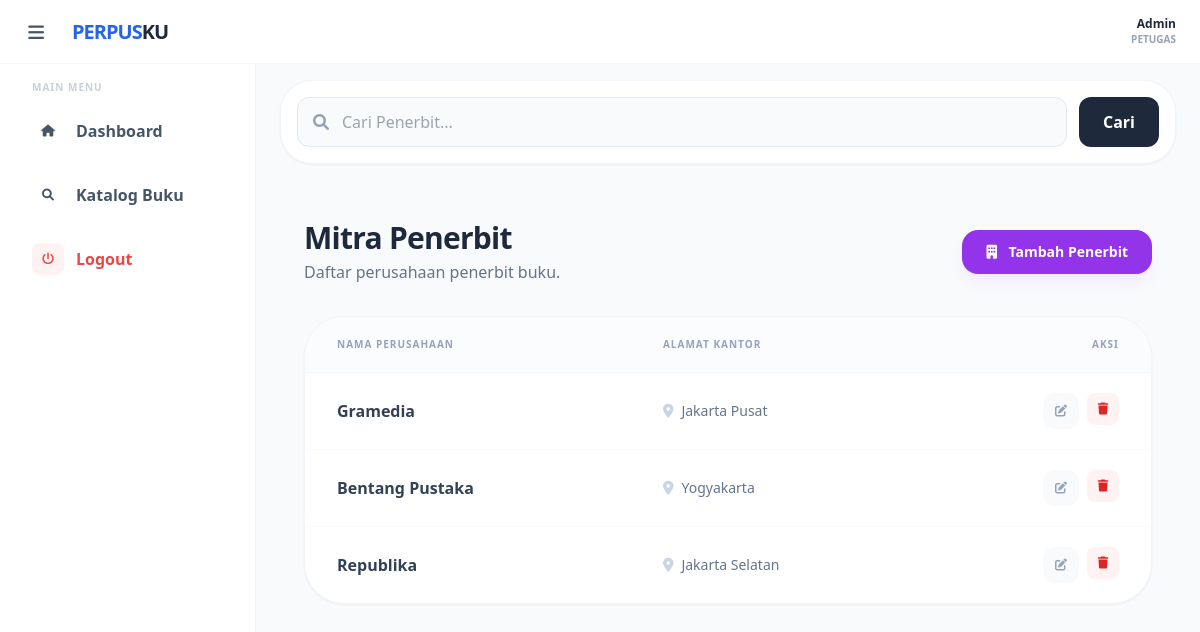
The app's page /pages/penerbit/index.php with its own data.
### tables this page shows
CREATE TABLE `penerbit` (
  `id` int NOT NULL,
  `nama_penerbit` varchar(100) NOT NULL,
  `alamat_penerbit` text
);

### pages/penerbit/index.php (the view, shortened to what this page needs)
<?php
require_once "../../konek.php";
require_once "../../layout/header.php";
require_once "../../layout/sidebar.php";
$search = $_GET['search'] ?? '';
$sql = "SELECT * FROM penerbit WHERE 1=1";
$sql .= " ORDER BY id ASC";
$query = mysqli_query($conn, $sql);
?>
<div class="mb-8 bg-white p-4 rounded-[2rem] border border-slate-100 shadow-sm">
    <form method="GET" class="flex gap-3">
        <div class="relative flex-1">
            <i class="fas fa-search absolute left-4 top-1/2 -translate-y-1/2 text-slate-400"></i>
            <input type="text" name="search" value="<?= $search ?>" placeholder="Cari Penerbit..."
                   class="w-full pl-11 pr-4 py-3 rounded-xl border border-slate-200 bg-slate-50 focus:ring-2 focus:ring-blue-500 outline-none transition-all">
        </div>
        <button type="submit" class="bg-slate-800 text-white px-6 py-3 rounded-xl font-bold">Cari</button>
    </form>
</div>
<div class="p-6">
    <div class="flex justify-between items-center mb-8">
        <div>
            <h2 class="text-3xl font-extrabold text-slate-800 tracking-tight">Mitra Penerbit</h2>
            <p class="text-slate-500 mt-1">Daftar perusahaan penerbit buku.</p>
        </div>
        <a href="tambah.php" class="bg-purple-600 hover:bg-purple-700 text-white font-bold px-6 py-3 rounded-2xl transition-all shadow-lg shadow-purple-100 text-sm">
            <i class="fas fa-building mr-2"></i> Tambah Penerbit
        </a>
    </div>
    <div class="bg-white rounded-[2.5rem] shadow-sm border border-slate-100 overflow-hidden">
        <table class="w-full text-left">
            <thead>
                <tr class="bg-slate-50/50 border-b border-slate-100 text-[10px] font-black text-slate-400 uppercase tracking-widest">
                    <th class="px-8 py-5">Nama Perusahaan</th>
                    <th class="px-8 py-5">Alamat Kantor</th>
                    <th class="px-8 py-5 text-right">Aksi</th>
                </tr>
            </thead>
            <tbody class="divide-y divide-slate-50">
                <?php while($row = mysqli_fetch_assoc($query)) : ?>
                <tr class="hover:bg-slate-50/50 transition-colors">
                    <td class="px-8 py-5 font-bold text-slate-700"><?= $row['nama_penerbit'] ?></td>
                    <td class="px-8 py-5 text-sm text-slate-500">
                        <i class="fas fa-map-marker-alt mr-2 text-slate-300"></i><?= $row['alamat_penerbit'] ?: '-' ?>
                    </td>
                    <td class="px-8 py-5 text-right">
                        <div class="flex justify-end gap-2">
                            <a href="edit.php?id=<?= $row['id'] ?>" class="w-9 h-9 rounded-xl bg-slate-50 text-slate-400 flex items-center justify-center hover:bg-purple-600 hover:text-white transition-all"><i class="fas fa-edit text-xs"></i></a>
                            <button onclick="konfirmasiHapus('hapus.php?id=<?= $row['id'] ?>')"
                                    class="w-8 h-8 rounded-lg bg-red-50 text-red-600 flex items-center justify-center hover:bg-red-600 hover:text-white transition-all">
                                <i class="fas fa-trash text-xs"></i>
                            </button>
                        </div>
                    </td>
                </tr>
                <?php endwhile; ?>
            </tbody>
        </table>
    </div>
</div>
<?php require_once "../../layout/footer.php"; ?>

### records on screen
penerbit: nama_penerbit "Gramedia", alamat_penerbit "Jakarta Pusat"
penerbit: nama_penerbit "Bentang Pustaka", alamat_penerbit "Yogyakarta"
penerbit: nama_penerbit "Republika", alamat_penerbit "Jakarta Selatan"

### other values on screen
$_SESSION['username'] "Admin"
$_SESSION['role'] "PETUGAS"
